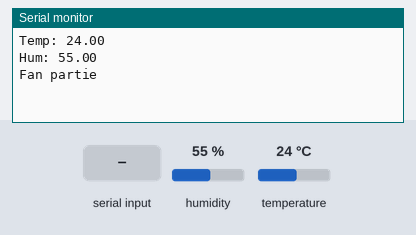
A sketch run on a simulated Arduino Mega 2560, built with avr-gcc and run on an emulated ATmega2560. Parts: the last lines printed to the serial monitor. The test bench sets the inputs (shaded band); at power-on: temperature 24 °C, humidity 55 %.

Above: at 1.2 s.
1.3 s: temperature set to 12 °C
At 2.5 s:
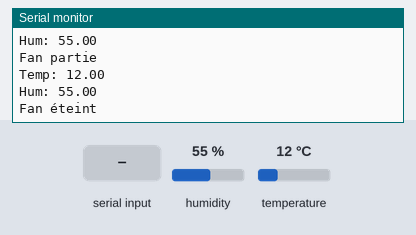
3.5 s: "1\n" received over Serial
At 3.9 s:
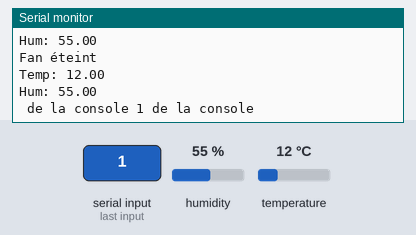
5.0 s: "1\n" received over the second serial link
At 5.9 s:
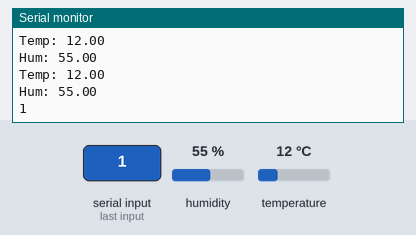
6.5 s: humidity set to 22 %
At 7.8 s:
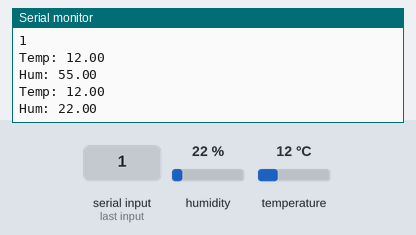
8.0 s: "0\n" received over Serial
At 8.9 s:
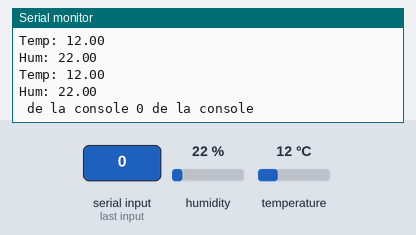
9.5 s: "0\n" received over the second serial link
At 9.9 s:
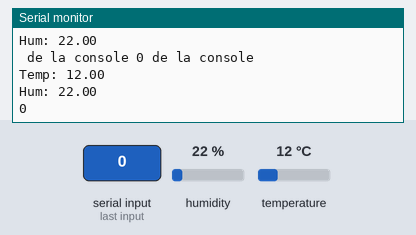

The sketch:

MEga.ino
```cpp
//Communication bidirectionnel entre le arduino
//Mega et Uno
//2023-09-05
//Port Série Sérial1 pour communiqué avec le uno pin 18 et 19 (RX et TX)

#include "Wire.h"
#include "SHT31.h"

#define DEBUG

char console;
char maison;
char bluetooth;
bool fanPartie = false;

const float tempMinimumPourLaFan = 23.0;

SHT31 sht31 = SHT31();
void setup() {

#ifdef DEBUG
  Serial.begin(9600); //Console
#endif
  Serial1.begin(9600);//Uno

  Serial2.begin(9600);//Bluetooth

  sht31.begin();
}

void loop() {
  //Écrire dans la console du uno à partir du mega
  if(Serial.available() > 0){
   console = Serial.read();
   Serial.print(" de la console ");
   Serial.print(console);
   Serial1.write(console);

  }
  //Détecte si le uno envoie un message
  if (Serial1.available() > 0) {
   maison = Serial1.read();
   Serial.print(maison);
   Serial2.write(maison);

  }
  //Bluetooth
  if(Serial2.available() > 0){
   bluetooth = Serial2.read();
   Serial.print(" du bluetooth ");
   Serial.println(bluetooth);
   Serial1.write(bluetooth);

  }
  if (millis() % 10000 == 0) {  //à chaque seconde
    delay(1);
    float temp = sht31.getTemperature();
    float hum = sht31.getHumidity();
    int temperature = (temp * 100);
    int humid = (hum * 100);

    // Serial2.print('x'+ (String)temperature + ',' + (String)humid + '\n');
    Serial1.print('x');
    Serial1.print(temperature);
    Serial1.print(',');
    Serial1.print(humid);
    Serial1.print('\n');
    Serial1.flush();  //Juste pour être certain d'avoir enoyé tous les charactères dans la deuxième méthode1,1#
    Serial2.print('x'+ (String)temperature + ',' + (String)humid + '\n'); //on peut concaténer des strings
  }
  if(millis() % 1000 == 0){
    float temp = sht31.getTemperature();
    float hum = sht31.getHumidity();

    Serial.print("Temp: ");
    Serial.println(temp);
    Serial.print("Hum: ");
    Serial.println(hum);


    if (temp >= tempMinimumPourLaFan && !fanPartie) {
      Serial.println("Fan partie");
      Serial1.write("r");
      fanPartie = true;
    }
    if(fanPartie && temp < tempMinimumPourLaFan){
      Serial1.write("s");
      Serial.println("Fan éteint");
      fanPartie = false;

    }
  }


}
```

Measured:
- after the input at 1.3 s, the serial monitor: prints a new line after 0.74 s (image 1)
- after the input at 3.5 s, the serial monitor: prints a new line at once (image 2)
- after the input at 5.0 s, the serial monitor: prints a new line after 0.07 s (image 3)
- after the input at 6.5 s, the serial monitor: prints a new line after 0.55 s (image 4)
- after the input at 8.0 s, the serial monitor: prints a new line after 0.07 s (image 5)
- after the input at 9.5 s, the serial monitor: prints a new line at once (image 6)
